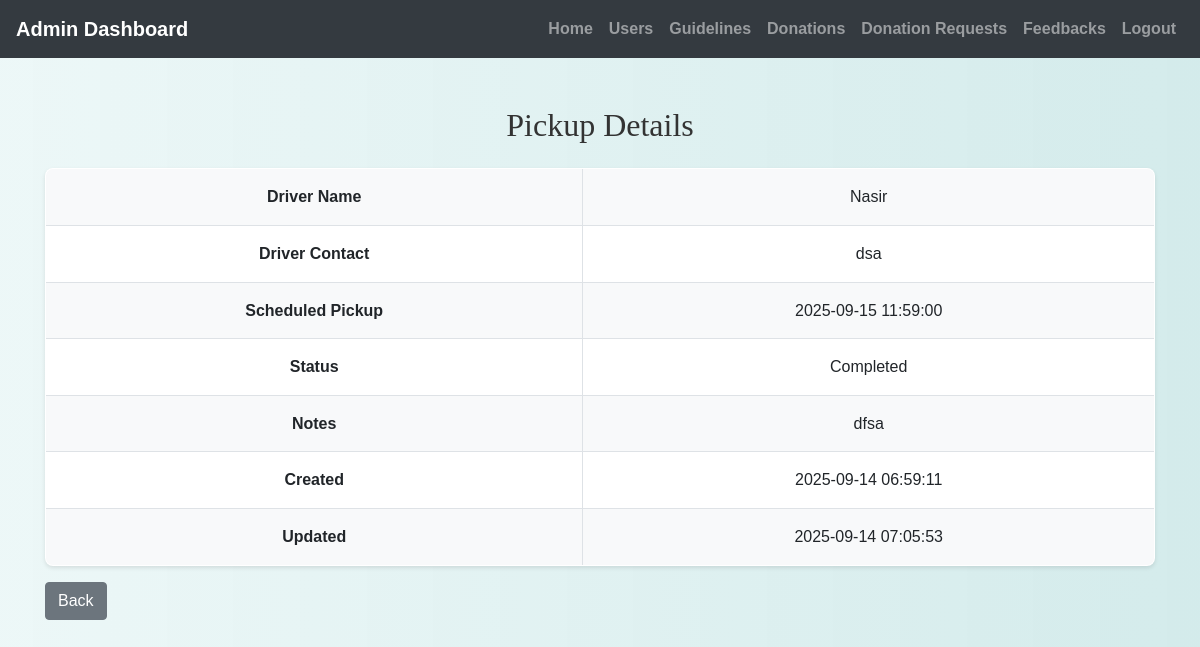
The page /admin/view_pickup.php?request_id=1 (signed in) on the database its author committed.
### tables this page shows
CREATE TABLE `pickups` (
  `pickup_id` int(11) NOT NULL,
  `request_id` int(11) NOT NULL,
  `driver_name` varchar(255) NOT NULL,
  `driver_contact` varchar(20) NOT NULL,
  `scheduled_pickup` datetime NOT NULL,
  `status` enum('scheduled','in_progress','completed','cancelled') DEFAULT 'scheduled',
  `pickup_notes` text DEFAULT NULL,
  `created_at` timestamp NOT NULL DEFAULT current_timestamp(),
  `updated_at` timestamp NOT NULL DEFAULT current_timestamp() ON UPDATE current_timestamp()
);

### admin/view_pickup.php (the view, shortened to what this page needs)
<?php
include('config.php');
$request_id = isset($_GET['request_id']) ? intval($_GET['request_id']) : 0;
$sql = "SELECT * FROM pickups WHERE request_id = ?";
$stmt = $conn->prepare($sql);
$stmt->bind_param("i", $request_id);
$stmt->execute();
$result = $stmt->get_result();
$pickup = $result->fetch_assoc();
?>
<!DOCTYPE html>
<html lang="en">
<head>
    <link rel="stylesheet" href="https://maxcdn.bootstrapcdn.com/bootstrap/4.5.2/css/bootstrap.min.css">
    <link rel="stylesheet" href="../css/style.css" />
</head>
<body>
<?php include('admin_navbar.php'); ?>
<div class="container mt-5">
    <h2 class="mb-4">Pickup Details</h2>
    <?php if ($pickup): ?>
        <table class="table table-bordered">
            <tr><th>Driver Name</th><td><?= htmlspecialchars($pickup['driver_name']); ?></td></tr>
            <tr><th>Driver Contact</th><td><?= htmlspecialchars($pickup['driver_contact']); ?></td></tr>
            <tr><th>Scheduled Pickup</th><td><?= $pickup['scheduled_pickup']; ?></td></tr>
            <tr><th>Status</th><td><?= ucfirst($pickup['status']); ?></td></tr>
            <tr><th>Notes</th><td><?= nl2br(htmlspecialchars($pickup['pickup_notes'])); ?></td></tr>
            <tr><th>Created</th><td><?= $pickup['created_at']; ?></td></tr>
            <tr><th>Updated</th><td><?= $pickup['updated_at']; ?></td></tr>
        </table>
    <?php else: ?>
        <div class="alert alert-warning">No pickup found for this request.</div>
    <?php endif; ?>
    <a href="view_donation_requests.php" class="btn btn-secondary">Back</a>
</div>
</body>
</html>

### css/style.css (style rules this page uses)
body { background: linear-gradient(90deg, rgba(233, 246, 246, 0.831), rgba(207, 233, 233, 0.9)); font-family: 'Arial', sans-serif; color: #333; line-height: 1.6; }
h1, h2, h3, h4 { text-align: center; margin-top: 30px; margin-bottom: 30px; font-family: 'Georgia', serif; }
.container { margin-bottom: 40px; }
.table { width: 100%; border-collapse: collapse; margin-top: 20px; font-size: 16px; background-color: #ffffff; border-radius: 8px; overflow: hidden; box-shadow: 0 2px 4px rgba(0, 0, 0, 0.1); }
.table th, .table td { padding: 15px; border: 1px solid #dee2e6; text-align: center; }
.table tbody tr:nth-child(odd) { background-color: #f8f9fa; }
a { color: #006666; text-decoration: none; font-weight: bold; }

### rows shown on the page
pickups: driver_name "Nasir", driver_contact "dsa", scheduled_pickup "2025-09-15 11:59:00", status "Completed", pickup_notes "dfsa", created_at "2025-09-14 06:59:11", updated_at "2025-09-14 07:05:53"
